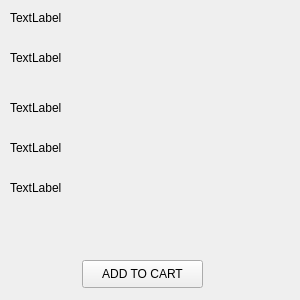
<?xml version="1.0" encoding="UTF-8"?>
<ui version="4.0">
 <class>BookInformationLayout</class>
 <widget class="QWidget" name="BookInformationLayout">
  <property name="geometry">
   <rect>
    <x>0</x>
    <y>0</y>
    <width>300</width>
    <height>300</height>
   </rect>
  </property>
  <property name="windowTitle">
   <string>Form</string>
  </property>
  <widget class="QPushButton" name="addToCart_button">
   <property name="geometry">
    <rect>
     <x>82</x>
     <y>260</y>
     <width>121</width>
     <height>28</height>
    </rect>
   </property>
   <property name="text">
    <string>ADD TO CART</string>
   </property>
  </widget>
  <widget class="QLabel" name="bookName_label">
   <property name="geometry">
    <rect>
     <x>10</x>
     <y>10</y>
     <width>221</width>
     <height>16</height>
    </rect>
   </property>
   <property name="text">
    <string>TextLabel</string>
   </property>
  </widget>
  <widget class="QLabel" name="author_label">
   <property name="geometry">
    <rect>
     <x>10</x>
     <y>50</y>
     <width>171</width>
     <height>16</height>
    </rect>
   </property>
   <property name="text">
    <string>TextLabel</string>
   </property>
  </widget>
  <widget class="QLabel" name="genre_label">
   <property name="geometry">
    <rect>
     <x>10</x>
     <y>100</y>
     <width>151</width>
     <height>16</height>
    </rect>
   </property>
   <property name="text">
    <string>TextLabel</string>
   </property>
  </widget>
  <widget class="QLabel" name="readerCategory_label">
   <property name="geometry">
    <rect>
     <x>10</x>
     <y>140</y>
     <width>141</width>
     <height>16</height>
    </rect>
   </property>
   <property name="text">
    <string>TextLabel</string>
   </property>
  </widget>
  <widget class="QLabel" name="price_label">
   <property name="geometry">
    <rect>
     <x>10</x>
     <y>180</y>
     <width>161</width>
     <height>16</height>
    </rect>
   </property>
   <property name="text">
    <string>TextLabel</string>
   </property>
  </widget>
 </widget>
 <resources/>
 <connections/>
</ui>
